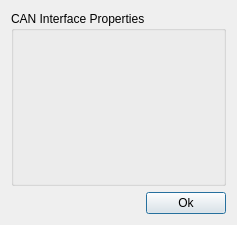
<?xml version="1.0" encoding="UTF-8"?>
<ui version="4.0">
 <class>CanBusDeviceInfoDialog</class>
 <widget class="QDialog" name="CanBusDeviceInfoDialog">
  <property name="geometry">
   <rect>
    <x>0</x>
    <y>0</y>
    <width>237</width>
    <height>225</height>
   </rect>
  </property>
  <property name="windowTitle">
   <string>CAN Interface Properties</string>
  </property>
  <layout class="QVBoxLayout" name="verticalLayout">
   <item>
    <widget class="CanBusDeviceInfoBox" name="deviceInfoBox">
     <property name="enabled">
      <bool>true</bool>
     </property>
     <property name="title">
      <string>CAN Interface Properties</string>
     </property>
    </widget>
   </item>
   <item>
    <layout class="QHBoxLayout" name="horizontalLayout">
     <item>
      <spacer name="horizontalSpacer">
       <property name="orientation">
        <enum>Qt::Orientation::Horizontal</enum>
       </property>
       <property name="sizeHint" stdset="0">
        <size>
         <width>40</width>
         <height>20</height>
        </size>
       </property>
      </spacer>
     </item>
     <item>
      <widget class="QPushButton" name="okButton">
       <property name="text">
        <string>Ok</string>
       </property>
       <property name="default">
        <bool>true</bool>
       </property>
      </widget>
     </item>
    </layout>
   </item>
  </layout>
 </widget>
 <customwidgets>
  <customwidget>
   <class>CanBusDeviceInfoBox</class>
   <extends>QGroupBox</extends>
   <header location="global">canbusdeviceinfobox.h</header>
   <container>1</container>
  </customwidget>
 </customwidgets>
 <resources/>
 <connections/>
</ui>
